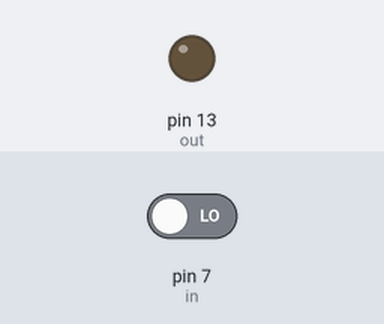
This sketch was run on a simulated Arduino Uno, built with avr-gcc and run on an emulated ATmega328P. On the bench: output pins drawn as LEDs (lit = HIGH). The inputs (shaded band) are chosen by the test bench; at power-on: pin 7 (in) LOW.

Above: at 1.2 s.
1.3 s: pin 7 (in) driven HIGH
At 1.7 s:
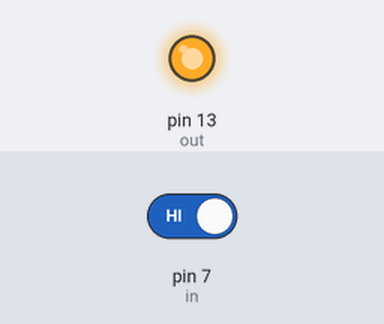
2.8 s: pin 7 (in) driven LOW
At 4.0 s:
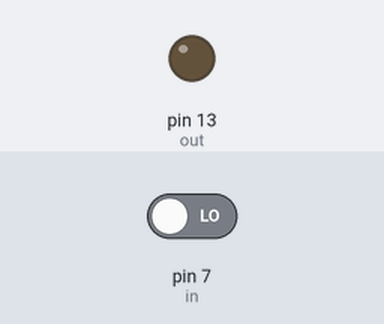
Timing chart, 0 to 5.8 s (numbered marks = the images above; inputs shaded):
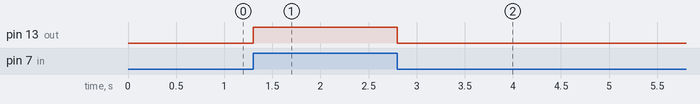

Measured:
- after the input at 1.3 s, pin 13 (out): LOW → HIGH at once
- after the input at 2.8 s, pin 13 (out): HIGH → LOW at once

The sketch:

touchBuzzer.ino
```cpp
int in = 7;
int out = 13;
void setup() {
  // put your setup code here, to run once:
pinMode(in,INPUT);
pinMode(out,OUTPUT);
}

void loop() {
  // put your main code here, to run repeatedly:

int reading = digitalRead(in);
if(reading==HIGH){
  digitalWrite(out,HIGH);
}
else{
  digitalWrite(out,LOW);
}
}
```
